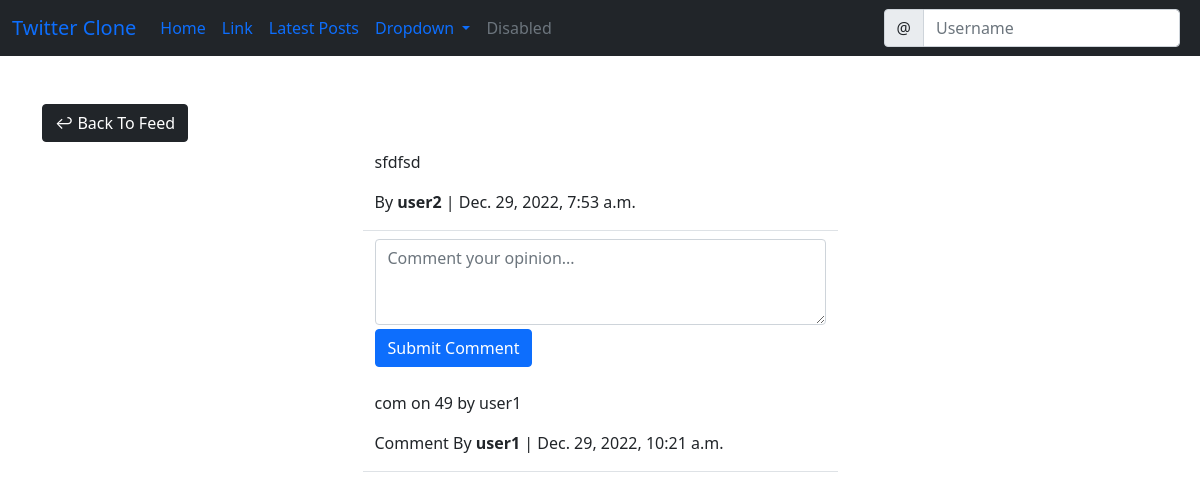
/post/49, run on an earlier commit of the app's database.
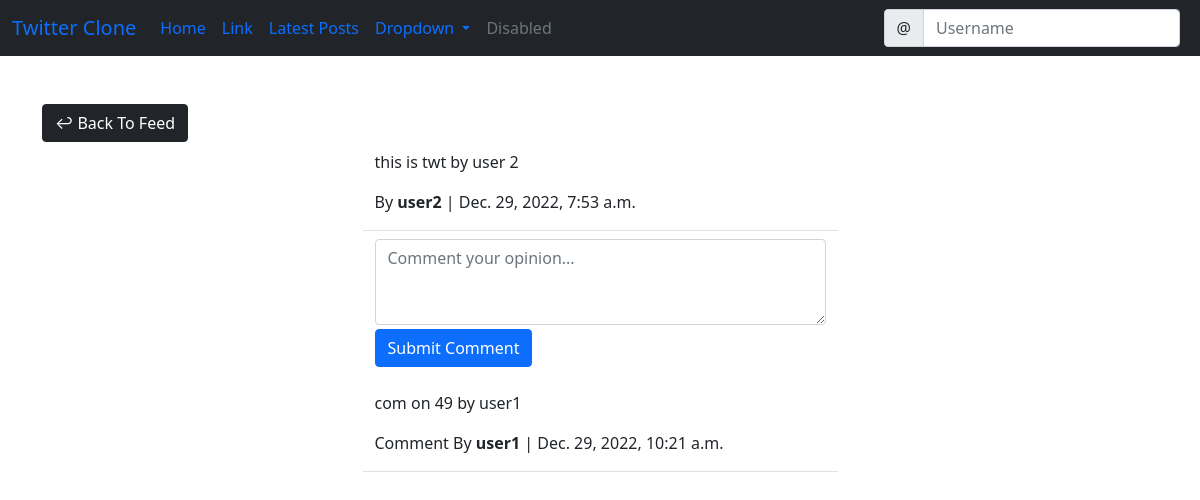
And on a later commit of the database.
### social/models.py (models this page shows)
class Post(models.Model):
    body = models.TextField()
    created_on = models.DateTimeField(default=timezone.now)
    author = models.ForeignKey(User, on_delete=models.CASCADE)
    likes = models.ManyToManyField(User, blank=True, related_name="likes")
    dislikes = models.ManyToManyField(User, blank=True, related_name="dislikes")
    @staticmethod
    def get_post_data(filter_type, filter_by=None):
        if filter_type == "filter":
            return Post.objects.filter(author=filter_by).order_by('-created_on') #ordered by latest date
        elif filter_type == "get":
            return Post.objects.get(id=filter_by)
        elif filter_type == "all":
            return Post.objects.all().order_by('-created_on')
        else:
            raise Exception("not valid input")

### social/views.py (the view, shortened to what this page needs)
# urls.py: path('post/<int:pk>', PostDetailView.as_view(), name='post-detail'),
class PostDetailView(View):
    def get(self, request, pk, *args, **kwargs):
        try:
            post = Post.get_post_data("get", pk)
        except:
            post = None
            return render(request, "social/error_page.html")
        form = CommentForm()
        comments = Comment.objects.filter(post=post).order_by('-created_on')
        context = {
            'post': post,
            'form': form,
            'comments': comments,
        }
        return render(request, 'social/post_detail.html', context)

### social/forms.py
class CommentForm(forms.ModelForm):
    comment = forms.CharField(
        label='',
        widget=forms.Textarea(attrs={
            'rows': '3',
            'placeholder': 'Comment your opinion...'
        })
    )
    class Meta:
        model = Comment
        fields = ['comment']

### templates/social/post_detail.html (shortened to what this page needs)
{% extends 'base.html' %}
{% load crispy_forms_tags %}
{% block content %}
<div class="container">
    <div class="row mt-5">
        <div class="col-md-5 col-sm-6">
           <a href="{% url 'latest-post-list' %}" class="btn btn-dark">&#8617; Back To Feed</a>
        </div>
    </div>
    <div class="row justify-content-center mt-2">
        <div class="col-md-5 col-sm-12 border-bottom">
            <p>{{ post.body }}</p>
            <p>
                By <strong>{{ post.author }}</strong>
                 | {{ post.created_on }}
            </p>
        </div>
    </div>
    <div class="row justify-content-center mt-2">
        <div class="col-md-5 col-sm-12">
            <form action="" method="POST">
                {{ form | crispy }}
                <div class="d-grip gap-2">
                    <button class="btn btn-primary mt-1 mb-3">Submit Comment</button>
                </div>
            </form>
        </div>
    </div>
    {% for comment in comments %}
    <div class="row justify-content-center mt-2 mb-3">
        <div class="col-md-5 col-sm-12 border-bottom">
            <p>{{comment.comment}}</p>
            <p>Comment By <strong>{{comment.author}}</strong> | {{ comment.created_on }} </p>
        </div>
    </div>
    {% endfor %}
</div>
{% endblock content %}

What changed in the data, as far as the page shows it:
changed Post "user2": body "sfdfsd" → "this is twt by user 2"
